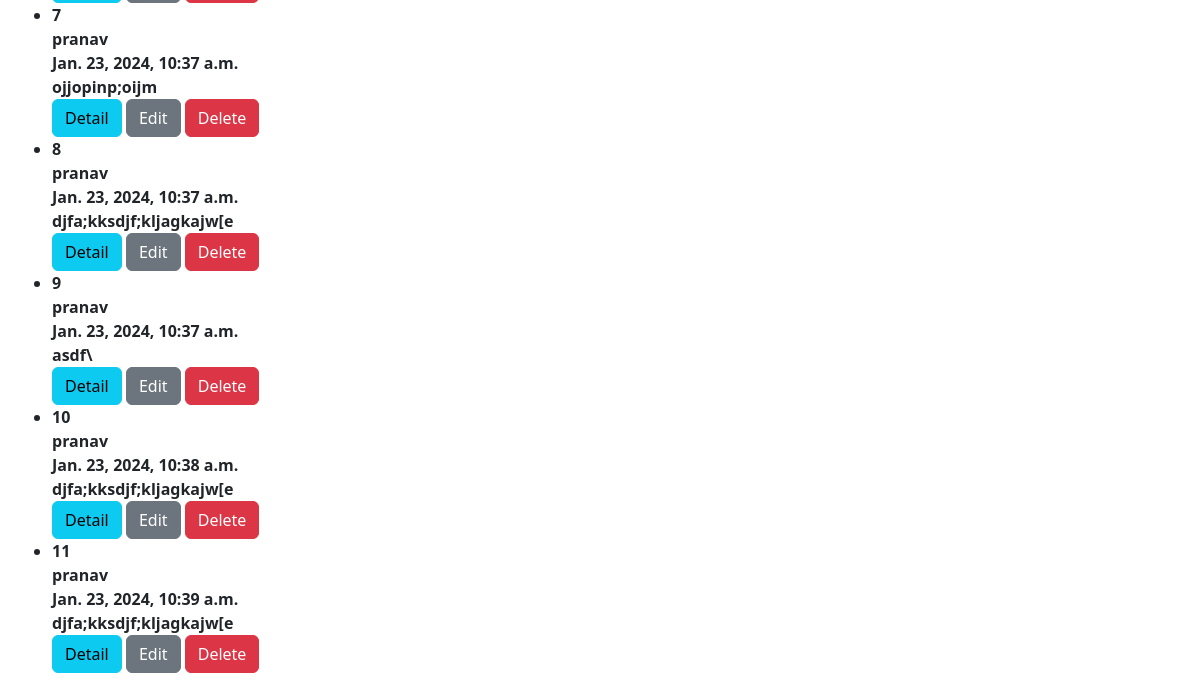
/tasklist/ (signed in, lower part), run on an earlier commit of the app's database.
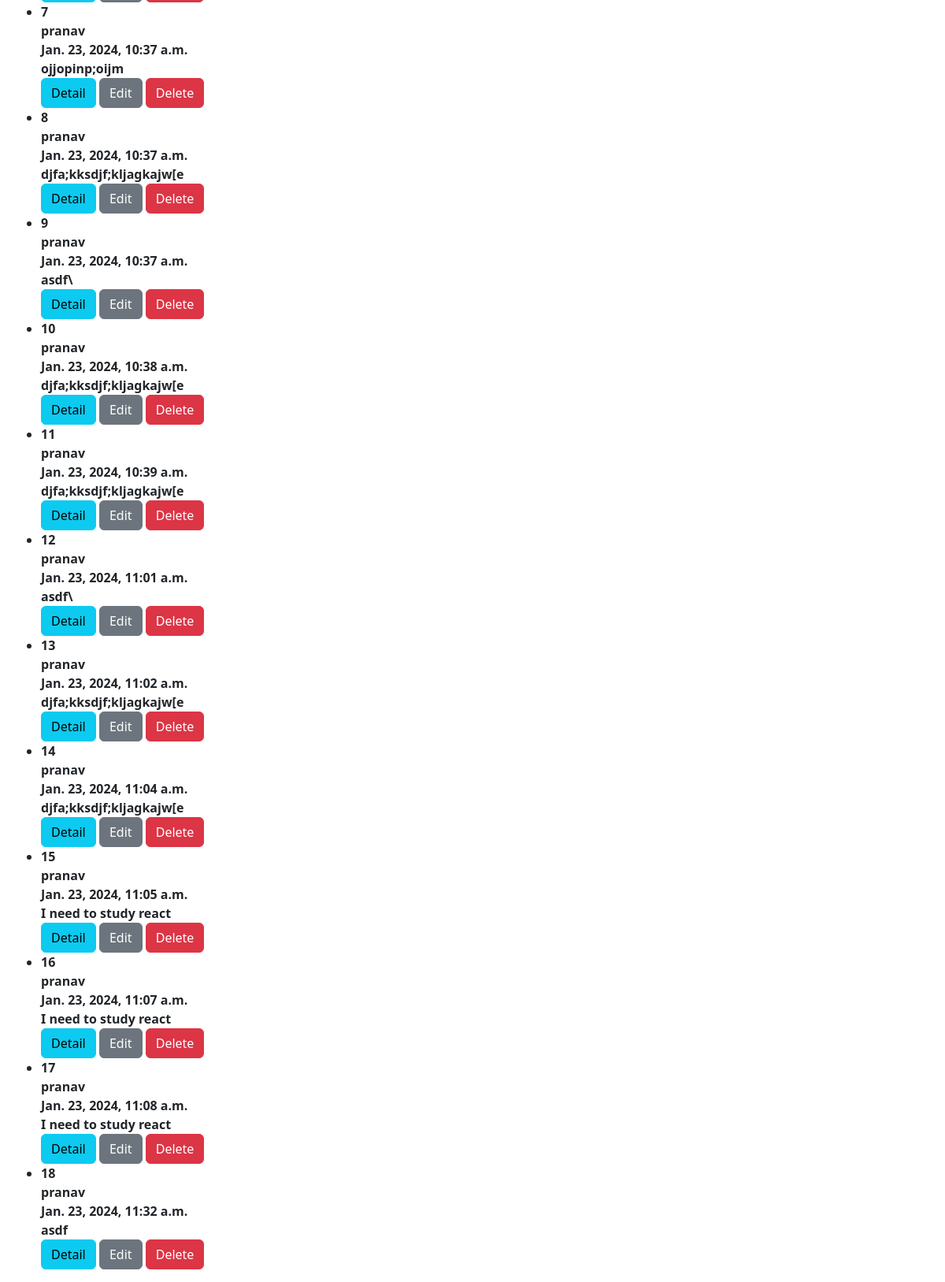
And on a later commit of the database.
### taskapp/models.py (models this page shows, shortened)
class Tasks(models.Model):
    user = models.ForeignKey(User, on_delete=models.CASCADE)
    task_name = models.CharField(max_length=120)
    active = models.BooleanField(default=True)
    created_date = models.DateTimeField(auto_now_add=True)

### taskapp/views.py (the view)
# urls.py: path('tasklist/', views.TaskListView.as_view(), name='tasks'),
class TaskListView(ListView):
    model = Tasks
    template_name = 'tasklist.html'
    context_object_name = 'todos'
    def get_queryset(self):
        return Tasks.objects.filter(user=self.request.user)

### taskapp/templates/tasklist.html (shortened to what this page needs)
{% extends 'base.html' %}
{% block content %}
<body>
        <div class="container m-2">
    <div class="task-list-container">
        <ul>
            {% for todo in todos%}
            <li>
                <strong>{{todo.id}}</strong> <br>
                <strong>{{todo.user}}</strong><br>
                <strong>{{todo.created_date}}</strong><br>
                <strong>{{todo.task_name}}</strong>
                <div>
                <a href="{%url 'task-detail' todo.id%}" class="btn btn-info">Detail</a>
                <a href="{%url 'task-update' todo.id%}" class="btn btn-secondary">Edit</a>
                <a href="{%url 'task-delete' todo.id%}" class="btn btn-danger">Delete</a>
            </div>
            </li>
        {%endfor%}
        </ul>
    </div>
</div>
</body>
</html>
{% endblock %}

What changed in the data, as far as the page shows it:
added Tasks: id "12", user "pranav", created_date "Jan. 23, 2024, 11:01 a.m.", task_name "asdf\\"
added Tasks: id "13", user "pranav", created_date "Jan. 23, 2024, 11:02 a.m.", task_name "djfa;kksdjf;kljagkajw[e"
added Tasks: id "14", user "pranav", created_date "Jan. 23, 2024, 11:04 a.m.", task_name "djfa;kksdjf;kljagkajw[e"
added Tasks: id "15", user "pranav", created_date "Jan. 23, 2024, 11:05 a.m.", task_name "I need to study react"
added Tasks: id "16", user "pranav", created_date "Jan. 23, 2024, 11:07 a.m.", task_name "I need to study react"
added Tasks: id "17", user "pranav", created_date "Jan. 23, 2024, 11:08 a.m.", task_name "I need to study react"
added Tasks: id "18", user "pranav", created_date "Jan. 23, 2024, 11:32 a.m.", task_name "asdf"
